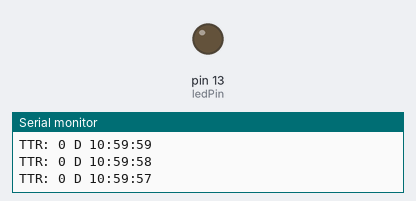
This sketch was run on a simulated Arduino Uno, built with avr-gcc and run on an emulated ATmega328P. On the bench: output pins drawn as LEDs (lit = HIGH), the last lines printed to the serial monitor. Pins used as bus, display or sensor lines are not drawn.

Above: at 6.0 s.
At 40.75 s:
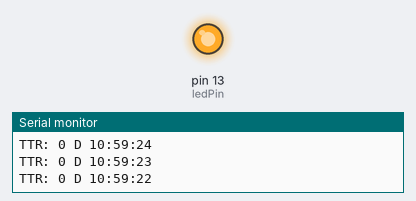
Timing chart, 0 to 41.0 s (numbered marks = the images above):
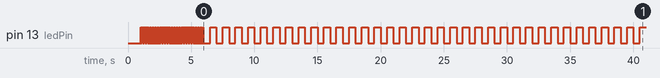

The sketch:

count_down_switch.ino
```cpp
#include "Timer.h"

Timer t;

int ledEvent;

typedef struct {
  int day;
  int hour;
  int minute;
  int second;
} time_t;

time_t countdown = {0, 0, 0, 0};

//GPIO 2 is powerPin
const int powerPin = 2;

//GPIO 13 is LED pin
const int ledPin = 13;

//GPIO pin for configuration
const int num_config_bits = 6;
const int bit1_pin = 4;
const int bit2_pin = 5;
const int bit3_pin = 6;
const int bit4_pin = 7;
const int bit5_pin = 8;
const int bit6_pin = 9;

int configuration = 0;

//power switch works for 5 seconds
const int switch_seconds = 5;

void setup()
{
  //initialize countdown to 11 hours at the first boot
  countdown = {0, 11, 0, 0};

  Serial.begin(115200);

  //switch on powerPin to indicate the device is working
  //then switch off to indicate the devides is in action
  //start up event would switch on again in 5 seconds
  pinMode(powerPin, OUTPUT);

  switchOn();
  delay(1000);
  switchOff();

  int tickEvent = t.every(1000, doCountDown);
  Serial.print("1 second tick started id=");
  Serial.println(tickEvent);

  pinMode(ledPin, OUTPUT);
  ledEvent = t.oscillate(ledPin, 50, HIGH);
  Serial.print("LED event started id=");
  Serial.println(ledEvent);

  int afterEvent = t.after(switch_seconds*1000, slowDownLed_switchOn);
  Serial.print("After event started id=");
  Serial.println(afterEvent);

  //set pull down resisters for configuration pins
  pinMode(bit1_pin, OUTPUT);
  pinMode(bit2_pin, OUTPUT);
  pinMode(bit3_pin, OUTPUT);
  pinMode(bit4_pin, OUTPUT);
  pinMode(bit5_pin, OUTPUT);
  pinMode(bit6_pin, OUTPUT);

  digitalWrite(bit1_pin, LOW);
  digitalWrite(bit2_pin, LOW);
  digitalWrite(bit3_pin, LOW);
  digitalWrite(bit4_pin, LOW);
  digitalWrite(bit5_pin, LOW);
  digitalWrite(bit6_pin, LOW);

  pinMode(bit1_pin, INPUT);
  pinMode(bit2_pin, INPUT);
  pinMode(bit3_pin, INPUT);
  pinMode(bit4_pin, INPUT);
  pinMode(bit5_pin, INPUT);
  pinMode(bit6_pin, INPUT);

}

void loop()
{
  t.update();
}

void doCountDown()
{
  time_t *c = &countdown;
  char buf[64] = {0};
  sprintf(buf, "TTR: %d D %d:%d:%d", c->day, c->hour, c->minute, c->second);
  Serial.println(buf);

  if (countdown.second > 0) {
    countdown.second --;
  }else if (countdown.minute > 0) {
    countdown.minute --;
    countdown.second = 59;
  }else if (countdown.hour > 0) {
    countdown.hour --;
    countdown.minute = 59;
    countdown.second = 59;
  }else if (countdown.day > 0) {
    countdown.day --;
    countdown.hour = 23;
    countdown.minute = 59;
    countdown.second = 59;
  }else{
    //count down is completed, do poweroff action for the consumer

    //flash led to indicate action
    ledEvent = t.oscillate(ledPin, 50, HIGH);

    switchOff();

    //read hardware setup to determine cycle here:
    readConfig();

    //slow down led to indicate normal operation after 5 seconds and switch On
    t.after(switch_seconds*1000, slowDownLed_switchOn);

  }
}


void slowDownLed_switchOn()
{
  Serial.println("stop the led event");
  t.stop(ledEvent);
  t.oscillate(ledPin, 500, HIGH);

  switchOn();
}

void switchOff()
{
  Serial.println("switch Off!!");
  digitalWrite(powerPin, LOW);
}

void switchOn()
{
  Serial.println("switch On!");
  digitalWrite(powerPin, HIGH);
}

bool is_quick_config(int configuration)
{
  Serial.print("Cofnig:");
  Serial.println(configuration, HEX);
  // this routine check whether there is more
  // than 1 'true' bits there in the configuration
  // return false if more than 1 'true' bits there
  bool found = false;
  for (int i = 0; i<num_config_bits; i++) {
    if ((configuration >> i)  & 0x1) {
      if (found) return false;
      found = true;
    }
  }

  return true;
}

void readConfig()
{
  configuration = 0;

  if (digitalRead(bit1_pin)) configuration |= 0x1;
  if (digitalRead(bit2_pin)) configuration |= 0x1 << 1;
  if (digitalRead(bit3_pin)) configuration |= 0x1 << 2;
  if (digitalRead(bit4_pin)) configuration |= 0x1 << 3;
  if (digitalRead(bit5_pin)) configuration |= 0x1 << 4;
  if (digitalRead(bit6_pin)) configuration |= 0x1 << 5;

  if (is_quick_config(configuration)) {
    //quick config:
    if (configuration == 0) {
      countdown = {0, 24, 0, 0};
    }else if (configuration & 0x1) {
      countdown = {0, 1, 0, 0};
    }else if (configuration & 0x1 << 1) {
      countdown = {0, 2, 0, 0};
    }else if (configuration & 0x1 << 2) {
      countdown = {0, 4, 0, 0};
    }else if (configuration & 0x1 << 3) {
      countdown = {0, 6, 0, 0};
    }else if (configuration & 0x1 << 4) {
      countdown = {0, 12, 0, 0};
    }else if (configuration & 0x1 << 5) {
      countdown = {2, 0, 0, 0};
    }
  }
  else{
    //if it is not quick config, one bit equals to 30 minutes
    countdown.day    = (configuration / 24) / 2;
    countdown.hour   = (configuration / 2) % 24;
    countdown.minute = (configuration % 2) * 30;
    countdown.second = 0;
  }
}
```

Measured:
- by itself, pin 13 (ledPin): goes 49 × (LOW 0.05 s, HIGH 0.05 s), 34 × (LOW 0.55 s, HIGH 0.50 s), LOW 0.50 s, then HIGH
